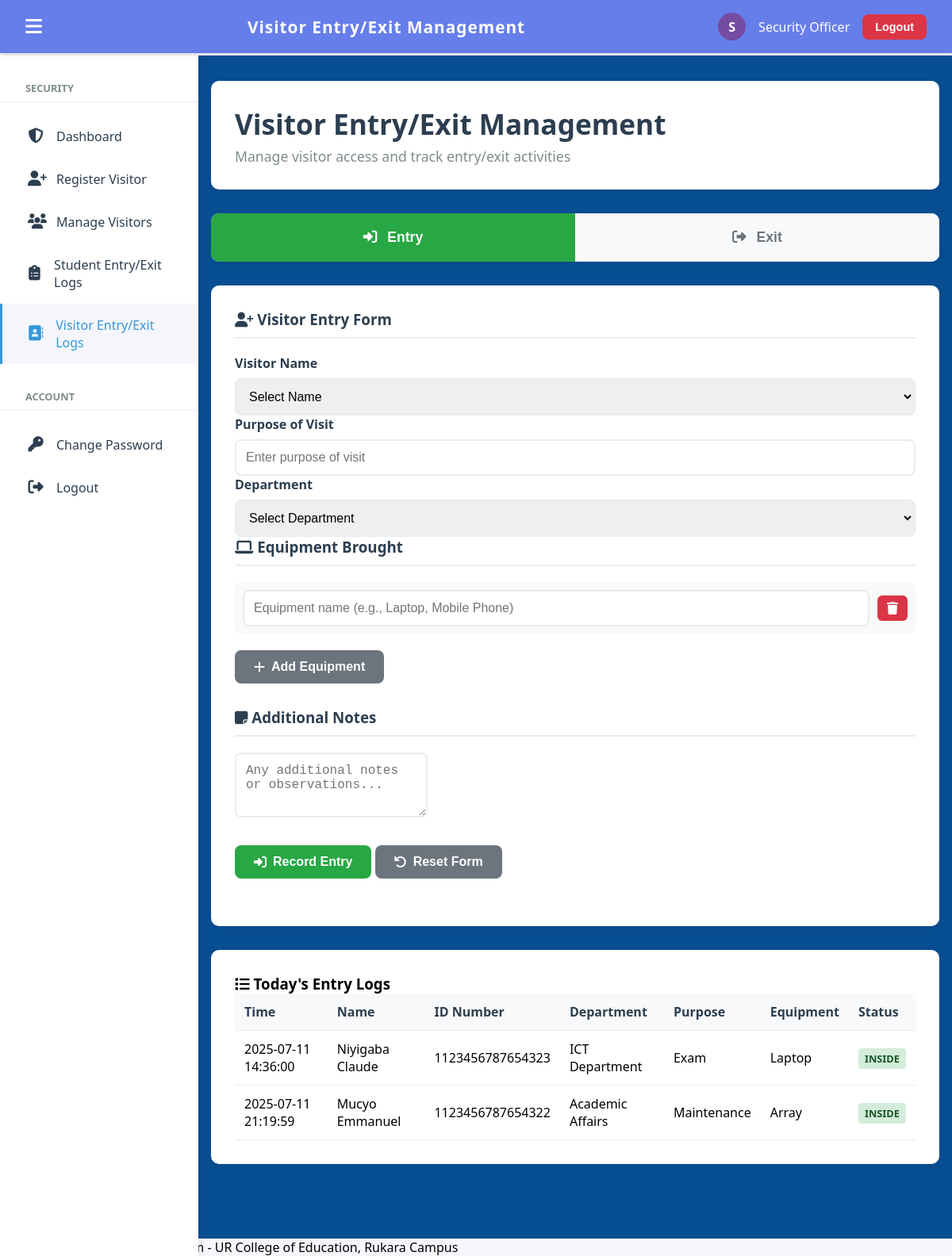
The page /pages/visitor_logs.php on the database its author committed.
### tables this page shows
CREATE TABLE `entry_visitor` (
  `id` int(11) NOT NULL,
  `visitor_id` int(11) NOT NULL,
  `entry_time` timestamp NOT NULL DEFAULT current_timestamp(),
  `entry_gate` varchar(50) DEFAULT 'Main Gate',
  `notes` text DEFAULT NULL,
  `created_at` timestamp NOT NULL DEFAULT current_timestamp(),
  `purpose` varchar(200) DEFAULT NULL,
  `department` varchar(100) DEFAULT NULL,
  `equipment` varchar(100) DEFAULT NULL,
  `entry_date` varchar(150) DEFAULT NULL
);

CREATE TABLE `vistor` (
  `id` int(11) NOT NULL,
  `visitor_name` varchar(255) NOT NULL,
  `id_number` varchar(50) NOT NULL,
  `email` varchar(255) DEFAULT NULL,
  `telephone` varchar(20) NOT NULL,
  `department` varchar(100) NOT NULL,
  `person_to_visit` varchar(255) DEFAULT NULL,
  `purpose` text NOT NULL,
  `equipment_brought` text NOT NULL,
  `other_equipment_details` varchar(255) DEFAULT NULL,
  `registration_date` timestamp NOT NULL DEFAULT current_timestamp(),
  `status` varchar(255) DEFAULT NULL,
  `created_at` timestamp NOT NULL DEFAULT current_timestamp(),
  `updated_at` timestamp NOT NULL DEFAULT current_timestamp() ON UPDATE current_timestamp()
);

### pages/visitor_logs.php (the view, shortened to what this page needs)
<!DOCTYPE html>
<html lang="en">
<head>
    <link rel="stylesheet" href="https://cdnjs.cloudflare.com/ajax/libs/font-awesome/6.5.0/css/all.min.css">
</head>
<body>
    <header class="header">
        <button class="sidebar-toggle" onclick="toggleSidebar()"><i class="fas fa-bars"></i></button>
        <div style="font-size: 1.3rem; font-weight: bold; letter-spacing: 1px;">Visitor Entry/Exit Management</div>
        <div class="user-info">
            <div class="user-avatar">S</div>
            <span>Security Officer</span>
            <button onclick="logout()" class="btn btn-danger" style="padding: 8px 16px; font-size: 0.9rem;">Logout</button>
        </div>
    </header>
    <aside class="sidebar" id="sidebar">
        <nav class="sidebar-menu">
            <div class="menu-section">
                <h3>Security</h3>
                <a href="/Capstone_project/pages/dashboard_security.php" class="menu-item"><i class="fas fa-shield-alt"></i> Dashboard</a>
                <a href="/Capstone_project/pages/visitor_form.php" class="menu-item"><i class="fas fa-user-plus"></i> Register Visitor</a>
                <a href="/Capstone_project/pages/visitors.php" class="menu-item"><i class="fas fa-users"></i> Manage Visitors</a>
                <a href="/Capstone_project/pages/logs.php" class="menu-item"><i class="fas fa-clipboard-list"></i> Student Entry/Exit Logs</a>
                <a href="/Capstone_project/pages/visitor_logs.php" class="menu-item active"><i class="fas fa-address-book"></i> Visitor Entry/Exit Logs</a>
            </div>
            <div class="menu-section">
                <h3>Account</h3>
                <a href="/Capstone_project/change_password.php" class="menu-item"><i class="fas fa-key"></i> Change Password</a>
                <a href="/Capstone_project/logout.php" class="menu-item"><i class="fas fa-sign-out-alt"></i> Logout</a>
            </div>
        </nav>
    </aside>
    <div class="main-content">
        <div class="page-header">
            <h1 class="page-title">Visitor Entry/Exit Management</h1>
            <p class="page-subtitle">Manage visitor access and track entry/exit activities</p>
        </div>
        <div class="tabs">
            <button type="button" class="tab active" onclick="switchTab('entry', event)">
                <i class="fas fa-sign-in-alt"></i> Entry
            </button>
            <button type="button" class="tab" onclick="switchTab('exit', event)">
                <i class="fas fa-sign-out-alt"></i> Exit
            </button>
        </div>
        <div id="entry-tab" class="tab-content active">
            <div class="form-container">
                <div class="form-section">
                    <h3><i class="fas fa-user-plus"></i> Visitor Entry Form</h3>
                    <form action="save_vistor_entry.php" method="post">
                        <div class="form-group">
                            <label>Visitor Name</label>
                            <select id="entry-department" class="form-control" name="vname">
                                <option value="">Select Name</option>
                            </select>
                        </div>
                        <div class="form-group">
                            <label>Purpose of Visit</label>
                            <input type="text" id="entry-purpose" name="purpose" class="form-control" placeholder="Enter purpose of visit" required>
                        </div>
                        <div class="form-group">
                            <label>Department</label>
                            <select id="entry-department" class="form-control" name="dept" required>
                                <option value="">Select Department</option>
                            </select>
                        </div>
                        <div class="form-section">
                            <h3><i class="fas fa-laptop"></i> Equipment Brought</h3>
                            <div id="entry-equipment-list" class="equipment-section">
                                <div class="equipment-item">
                                    <input type="text" placeholder="Equipment name (e.g., Laptop, Mobile Phone)" name="equipment[]" class="form-control">
                                    <button type="button" onclick="removeEquipment(this)" class="btn btn-danger">
                                        <i class="fas fa-trash"></i>
                                    </button>
                                </div>
                            </div>
                            <button type="button" onclick="addEquipment('entry')" class="btn btn-secondary">
                                <i class="fas fa-plus"></i> Add Equipment
                            </button>
                        </div>
                        <div class="form-section">
                            <h3><i class="fas fa-sticky-note"></i> Additional Notes</h3>
                            <textarea id="entry-notes" class="form-control" rows="3" name="notes" placeholder="Any additional notes or observations..."></textarea>
                        </div>
                        <div class="form-section">
                            <button type="submit" class="btn btn-success">
                                <i class="fas fa-sign-in-alt"></i> Record Entry
                            </button>
                            <button type="button" onclick="resetForm('entry')" class="btn btn-secondary">
                                <i class="fas fa-undo"></i> Reset Form
                            </button>
                        </div>
                    </form>
                </div>
            </div>
            <div class="table-container">
                <h3><i class="fas fa-list"></i> Today's Entry Logs</h3>
                <table class="table">
                    <thead>
                        <tr>
                            <th>Time</th>
                            <th>Name</th>
                            <th>ID Number</th>
                            <th>Department</th>
                            <th>Purpose</th>
                            <th>Equipment</th>
                            <th>Status</th>
                        </tr>
                    </thead>
                    <tbody id="entry-logs-table">
                        <?php
                        $conn=new mysqli("localhost","root","","gate_management_system");
                        $sql="SELECT * from entry_visitor e,vistor v where e.visitor_id=v.id";
                        $result=$conn->query($sql);
                        while ($row=$result->fetch_assoc())
                         {?>
                              <tr>
                            <td><?php echo $row['entry_time'];?></td>
                            <td><?php echo $row['visitor_name'];?></td>
                            <td><?php echo $row['id_number'];?></td>
                            <td><?php echo $row['department']?></td>
                            <td><?php echo $row['purpose'];?></td>
                            <td><?php echo $row['equipment'];?></td>
                            <td><span class="badge badge-success">Inside</span></td>
                        </tr>
                     <?php   }
                        ?>
                    </tbody>
                </table>
            </div>
        </div>
    </div>
    <footer class="footer">
        &copy; <?php echo date('Y'); ?> Gate Management System - UR College of Education, Rukara Campus
    </footer>
</body>
</html>

### pages/visitor_logs.php (style rules this page uses)
* { margin: 0; padding: 0; box-sizing: border-box; }
body { font-family: 'Segoe UI', Tahoma, Geneva, Verdana, sans-serif; background: #f5f7fa; }
.sidebar { position: fixed; left: 0; top: 70px; bottom: 0; width: 250px; background: #fff; box-shadow: 2px 0 10px rgba(0,0,0,0.07); z-index: 999; transition: transform 0.3s; }
.sidebar-menu { padding: 2rem 0; }
.menu-section { margin-bottom: 2rem; }
.menu-section h3 { color: #7f8c8d; font-size: 0.8rem; text-transform: uppercase; padding: 0 2rem 0.5rem; margin-bottom: 1rem; border-bottom: 1px solid #eee; }
.menu-item { display: flex; align-items: center; gap: 1rem; padding: 1rem 2rem; color: #2c3e50; text-decoration: none; transition: all 0.2s; border-left: 3px solid transparent; }
.menu-item:hover, .menu-item.active { background: #f4f6fb; border-left-color: #3498db; color: #3498db; }
.menu-item i { font-size: 1.2rem; width: 20px; text-align: center; }
.header { position: fixed; top: 0; left: 0; right: 0; background: #667eea; color: #fff; z-index: 1000; display: flex; align-items: center; justify-content: space-between; padding: 1rem 2rem; box-shadow: 0 2px 10px rgba(0,0,0,0.07); }
.header .sidebar-toggle { background: none; border: none; color: #fff; font-size: 1.5rem; cursor: pointer; margin-right: 1rem; }
.header .user-info { display: flex; align-items: center; gap: 1rem; }
.header .user-avatar { width: 35px; height: 35px; border-radius: 50%; background: #764ba2; display: flex; align-items: center; justify-content: center; color: #fff; font-weight: bold; }
.main-content { margin-left: 250px; margin-top: 70px; padding: 2rem 1rem 4rem 1rem; min-height: calc(100vh - 70px); transition: margin-left 0.3s; background: rgb(8, 78, 147); }
.page-header { background: #fff; border-radius: 10px; box-shadow: 0 2px 10px rgba(0,0,0,0.07); padding: 30px; margin-bottom: 30px; }
.page-title { font-size: 2.2rem; font-weight: 700; color: #2c3e50; margin: 0; }
.page-subtitle { color: #7f8c8d; font-size: 1.1rem; margin: 5px 0 0 0; }
.tabs { display: flex; background: #fff; border-radius: 10px; box-shadow: 0 2px 10px rgba(0,0,0,0.07); margin-bottom: 30px; overflow: hidden; }
.tab { flex: 1; padding: 20px; background: #f8f9fa; border: none; font-size: 1.1rem; font-weight: 600; cursor: pointer; transition: all 0.3s; color: #6c757d; }
.tab.active { background: #28a745; color: #fff; }
.tab i { margin-right: 8px; }
.tab-content { display: none; }
.tab-content.active { display: block; }
.form-container { background: #fff; border-radius: 10px; box-shadow: 0 2px 10px rgba(0,0,0,0.07); padding: 30px; margin-bottom: 30px; }
.form-section { margin-bottom: 30px; }
.form-section h3 { color: #2c3e50; margin-bottom: 20px; padding-bottom: 10px; border-bottom: 2px solid #e9ecef; }
.form-group { display: flex; flex-direction: column; }
.form-group label { font-weight: 600; color: #2c3e50; margin-bottom: 8px; }
.form-control { border: 2px solid #e9ecef; border-radius: 8px; padding: 12px; font-size: 1rem; transition: all 0.2s; }
.equipment-section { margin-bottom: 20px; }
.equipment-item { display: flex; align-items: center; gap: 10px; padding: 10px; background: #f8f9fa; border-radius: 8px; margin-bottom: 10px; }
.equipment-item input[type="text"] { flex: 1; }
.equipment-item button { background: #dc3545; color: #fff; border: none; padding: 8px 12px; border-radius: 6px; cursor: pointer; }
.btn { padding: 12px 24px; border-radius: 8px; font-weight: 600; font-size: 1rem; text-decoration: none; border: none; cursor: pointer; transition: all 0.2s; display: inline-flex; align-items: center; gap: 8px; }
.btn-success { background: #28a745; color: #fff; }
.btn-danger { background: #dc3545; color: #fff; }
.btn-secondary { background: #6c757d; color: #fff; }
.table-container { background: #fff; border-radius: 10px; box-shadow: 0 2px 10px rgba(0,0,0,0.07); padding: 30px; margin-bottom: 30px; }
.table { width: 100%; border-collapse: collapse; }
.table th, .table td { padding: 12px; text-align: left; border-bottom: 1px solid #e9ecef; }
.table th { background: #f8f9fa; font-weight: 600; color: #2c3e50; }
.badge { padding: 4px 8px; border-radius: 4px; font-size: 0.8rem; font-weight: 600; text-transform: uppercase; }
.badge-success { background: #d4edda; color: #155724; }

### rows shown on the page
entry_visitor: entry_time "2025-07-11 14:36:00", vistor.visitor_name "Niyigaba Claude", vistor.id_number "1123456787654323", vistor.department "ICT Department", vistor.purpose "Exam", equipment "Laptop"
entry_visitor: entry_time "2025-07-11 21:19:59", vistor.visitor_name "Mucyo Emmanuel", vistor.id_number "1123456787654322", vistor.department "Academic Affairs", vistor.purpose "Maintenance", equipment "Array"
